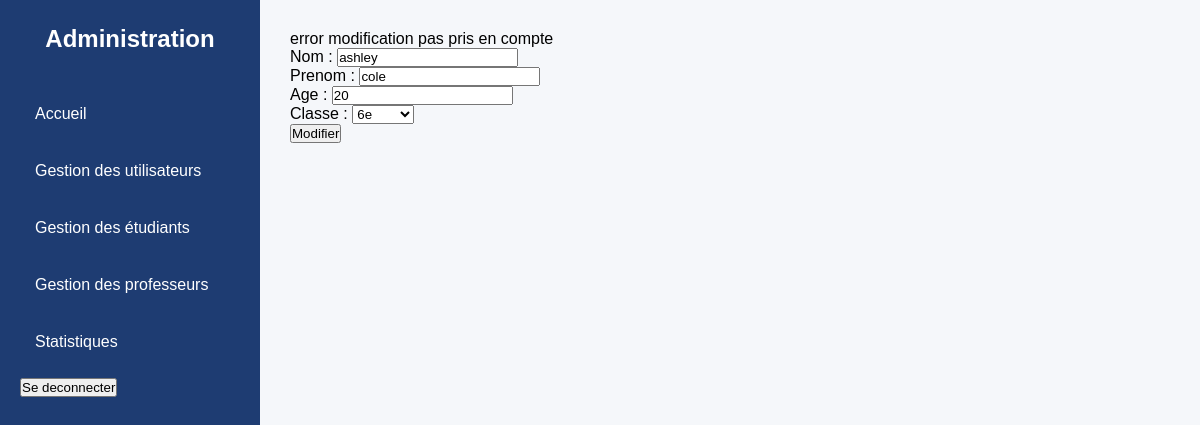
The page /etudiant/12/modifier/ on the database its author committed.
### scolarite/models.py (models this page shows, shortened)
class Etudiant(models.Model):
    matricule = models.CharField(max_length=30, unique=True)
    nom       = models.CharField(max_length=100)
    prenom    = models.CharField(max_length=100)
    age       = models.IntegerField(default=0)
    classe    = models.ForeignKey(Classe,   on_delete=models.SET_NULL, null=True)
    id_user   = models.OneToOneField(Utilisateur, on_delete=models.CASCADE,
                                     related_name='etudiant', null=True)

### scolarite/views.py (the view)
# urls.py: path('etudiant/<int:pk>/modifier/',modifier_etudiant,name='modifier_etudiant'),
def modifier_etudiant(request, pk):
    etudiant = get_object_or_404(Etudiant, pk=pk)
    if request.method == "POST":
        form = Etudiantforms(request.POST, instance=etudiant)
        if form.is_valid():
            form.save()
            return redirect("liste_etu")
            messages.success(request,'modification effectuer')
    else:
        form = Etudiantforms(instance=etudiant)
        messages.error(request,'error modification pas pris en compte')
    return render(request, "scolarite/admin/update.html", {
        "form": form
    })

### scolarite/forms.py
class Etudiantforms(forms.ModelForm):
    class Meta:
        model = Etudiant
        fields = ['nom','prenom','age','classe']

### scolarite/models.py (called while the page is built)
    def __str__(self):
        return self.nom_classe

### scolarite/templates/scolarite/admin/update.html (shortened to what this page needs)
{% extends "scolarite/admin/base.html" %}
{% block content %}
<form method="post">
    {% for message in messages  %}
      {{message}}
    {% endfor %}
    {{ form.as_p }}
    <button type="submit">
        Modifier
    </button>
</form>
{% endblock  %}

### scolarite/static/scolarite/admin/style.css (style rules this page uses)
* { margin:0; padding:0; box-sizing:border-box; font-family:Arial, Helvetica, sans-serif; }

### rows shown on the page
Etudiant: nom "ashley", prenom "cole", age "20", classe "6e"

### other values the page prints
{{ message }} "error modification pas pris en compte"
